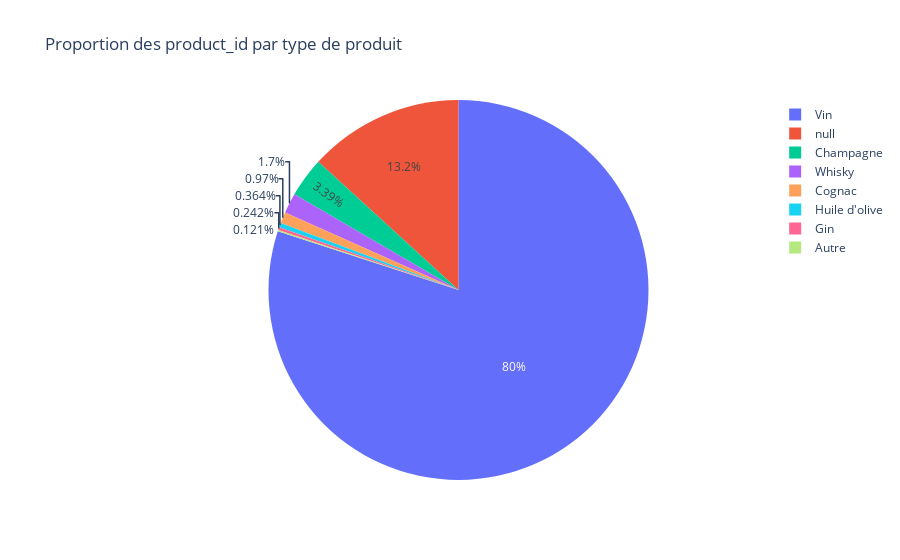

Notebook code cell kept with this figure:
### Code cell
# Création d'un graphique de type "pie" pour visualiser la proportion des product_id par type de produit
fig = px.pie(df_erp_web, 
             names='product_type',
             title='Proportion des product_id par type de produit'
            )

# Affichage du graphique
fig.show()

### Figure 1 — Plotly figure (JSON) as saved in the notebook; plotly's stock layout.template omitted (floating-point values rounded to 4 significant figures; data arrays with more than 128 entries replaced by an {"elided": "..."} marker saying what was removed)
{"data": [{"domain": {"x": [0, 1], "y": [0, 1]}, "hovertemplate": "product_type=%{label}<extra></extra>", "labels": {"elided": "825 str values"}, "legendgroup": "", "name": "", "showlegend": true, "type": "pie"}], "layout": {"legend": {"tracegroupgap": 0}, "title": {"text": "Proportion des product_id par type de produit"}}}
